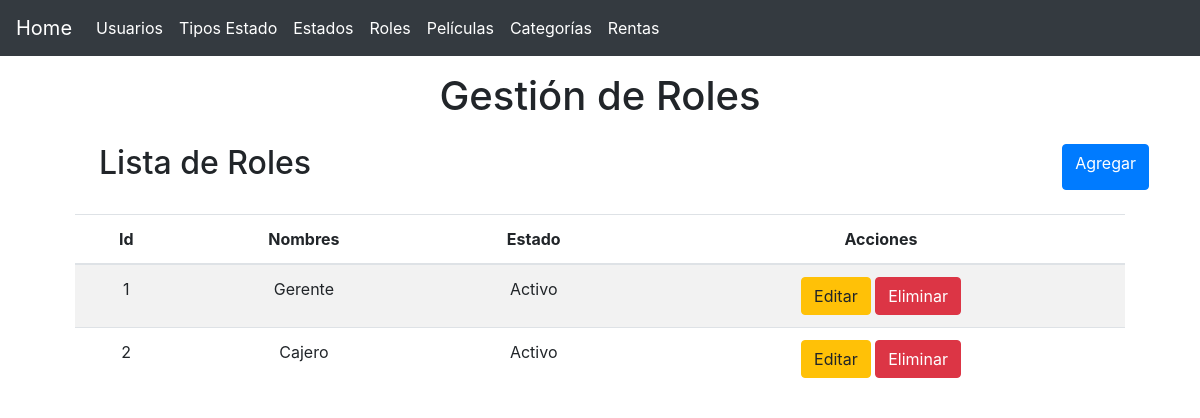
Page /?controller=rol on the committed database.
### tables this page shows
CREATE TABLE IF NOT EXISTS `roles` (
  `id` int(6) NOT NULL AUTO_INCREMENT,
  `name` varchar(30) NOT NULL,
  `status_id` int(6) NOT NULL,
  PRIMARY KEY (`id`),
  KEY `status_id` (`status_id`)
);

CREATE TABLE IF NOT EXISTS `statuses` (
  `id` int(6) NOT NULL AUTO_INCREMENT,
  `name` varchar(30) NOT NULL,
  `type_status_id` int(6) NOT NULL,
  PRIMARY KEY (`id`),
  KEY `type_status_id` (`type_status_id`)
);

### controllers/RolController.php (called while the page is built, shortened)
<?php
require 'models/rol.php';
class RolController
{
	private $RolModel;
	function __construct()
	{
		$this->RolModel = new Rol;
	}
	public function index()
    {
    	$roles = $this->RolModel->getAll();
    	require 'views/layout.php';
    	require 'views/roles/list.php';
    }
}

### models/Rol.php (called while the page is built, shortened)
<?php
 class Rol{
 	private $pdo;
 	public function __construct()
    {
    	try {
    		$this->pdo = new Database;
	    } catch (PDOException $e) {
	    	die($e->getMessage());
	    }
    }
    public function getAll()
    {
    	try {
    		$strSql = "SELECT r.*, s.name as status FROM roles r INNER JOIN  statuses s  ON s.id=r.status_id ORDER BY r.id ASC";
    		$query = $this->pdo->select($strSql);
    		return $query;
	    } catch (PDOException $e) {
	    	die($e->getMessage());
	    }
    }
 }

### providers/Database.php (called while the page is built, shortened)
<?php
class Database extends PDO
{
    public function select($strSql, $arrayData = array(), $fetchMode = PDO::FETCH_OBJ)
    {
    	$query = $this->prepare($strSql);
    	if( !$query->execute() ) {
    		echo "Error, la consulta no se realizó";
    	} else {
    		return $query->fetchAll($fetchMode);
    	}
    }
}

### views/roles/list.php (the view)
<main class="container">
	<section class="col-md-12 text-center">
		<div class="mt-3">
			<h1>Gestión de Roles</h1>
		</div>
		<div class="col-md-12 m-4 d-flex justify-content-between">
			<h2>Lista de Roles</h2>
			<a href="?controller=rol&method=add" class="btn btn-primary">Agregar</a>
		</div>
		<section class="col-md-12 flex-nowrap table-responsive">
			<table class="table table-striped table-hover">
				<thead>
					<tr>
						<th>Id</th>
						<th>Nombres</th>
						<th>Estado</th>
						<th>Acciones</th>
					</tr>
				</thead>
				<tbody>
					<?php foreach($roles as $rol): ?>
						<tr>
							<td><?php echo $rol->id ?></td>
							<td><?php echo $rol->name ?></td>
							<td><?php echo $rol->status ?></td>
							<td>
								<a href="?controller=rol&method=edit&id=<?php echo $rol->id?>" class="btn btn-warning" title="Editar Rol">Editar</a>
								<a href="?controller=rol&method=delete&id=<?php echo $rol->id?>" class="btn btn-danger" title="Eliminar Rol">Eliminar</a>
							</td>
						</tr>
					<?php endforeach ?>
				</tbody>
			</table>
		</section>
	</section>
</main>

### rows in the picture
roles: id "1", name "Gerente", status.name "Activo"
roles: id "2", name "Cajero", status.name "Activo"
